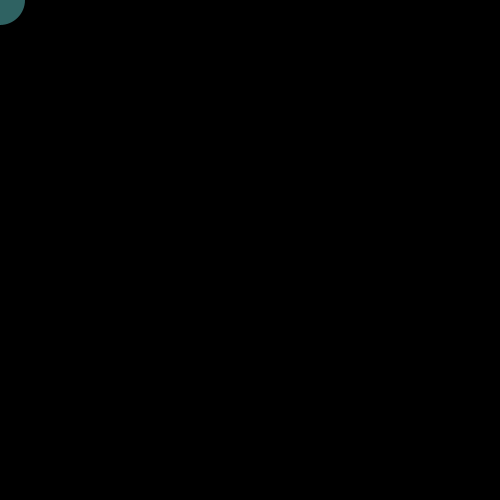
Frame 1 (no input)
Frame 60 (the mouse pressed at the canvas centre just before this capture): identical to frame 1, image omitted
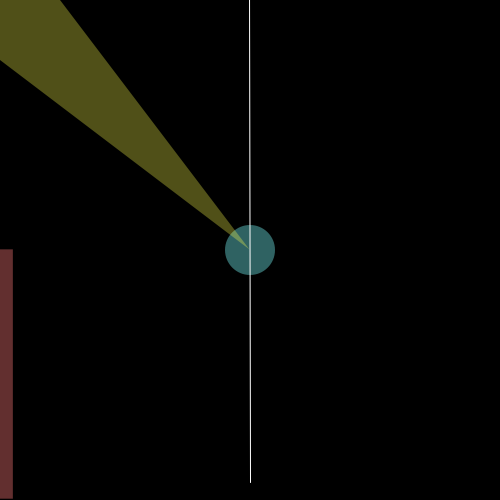
Frame 120 (the mouse held since frame 60 and released just before this capture)

The Processing sketch that drew these frames (run headless with seeded random() and noise(); from frame 60 on, the mouse is pressed at the canvas centre):

// Processing sketch: processing_164457
// ── processing_164457.pde

float x = 0.0;
float y = 0.0;
float easing = 0.05; // Numbers 0.0 to 1.0
float speed = 0.0;

void setup() {
  size(500, 500);
//  noStroke();
  noCursor();
}

void draw() {
  noStroke();
  background(0);
  float targetX = mouseX;
  float targetY = mouseY;
  float dx = targetX - x;
  float dy = targetY-y;
  float target = dist(mouseX, mouseY, pmouseX, pmouseY);
  float y1 = 33;
  float y2 = 66;
  x += (targetX - x) * easing;
  y += (targetY - y) * easing;
  speed += (target - speed) * easing;

  if (abs(dx) > 1.0)  {
    x += dx * easing;
  }

  if (abs(dy) > 1.0)  {
    y += dy * easing;
  }

pushMatrix();
  fill(120,250,250,100);
  ellipse(mouseX, mouseY, 50, 50);
  fill(255,255,75,80);
  quad(x,y,0,60,0,0,60,0);
  fill(250,120,120,100);
  rect(0,y, speed*15, y);
  popMatrix();
  
  pushMatrix();
  float angle = atan2(mouseY-y1, mouseX-x);
  translate(x, y1-50);
  rotate(angle);
  stroke(255);
  line(0, 0, 500, 0);
  popMatrix();
}
